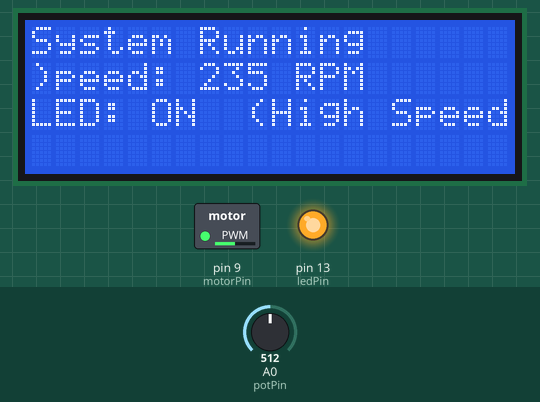
A sketch run on a simulated Arduino Uno, built with avr-gcc and run on an emulated ATmega328P. Shown: 20×4 character LCD, switched loads named in the sketch (green lamp = pin HIGH), output pins drawn as LEDs (lit = HIGH). Inputs (shaded band) come from the test bench; at power-on: A0 (potPin) = 512.

Above: at 7.2 s.
7.3 s: A0 (potPin) set to 489
At 7.9 s:
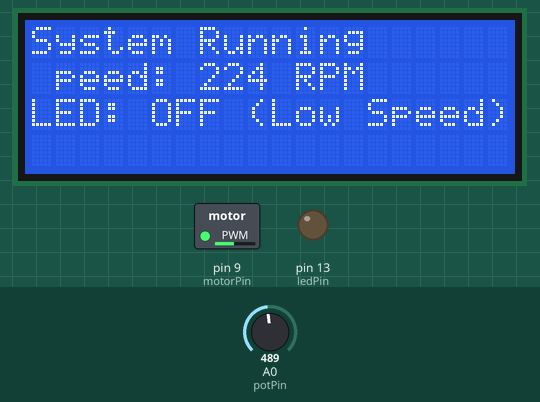
8.8 s: A0 (potPin) set to 716
At 10.2 s:
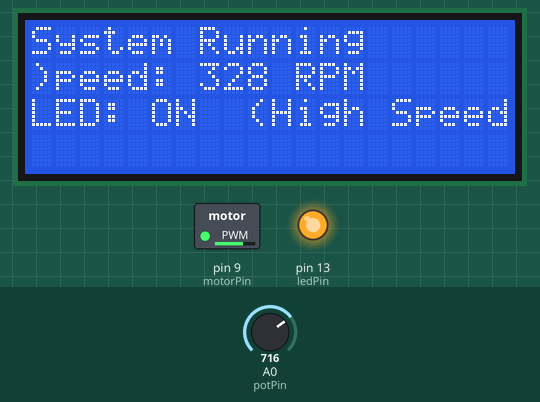
10.5 s: A0 (potPin) set to 900
At 11.7 s:
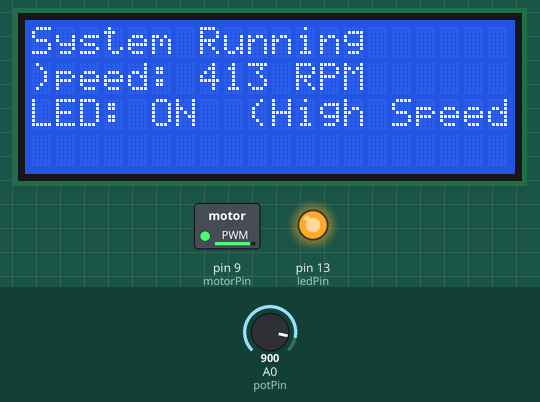
12.1 s: A0 (potPin) set to 220
At 12.5 s:
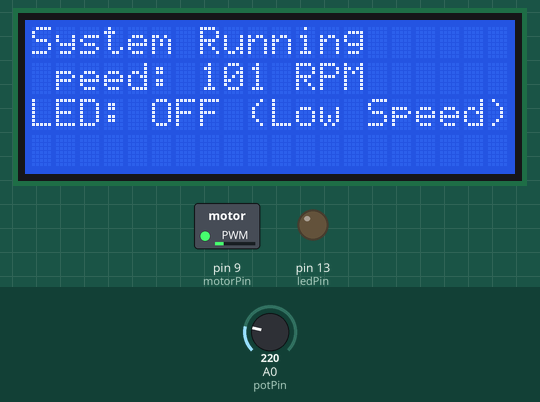
13.6 s: A0 (potPin) set to 0
At 14.9 s:
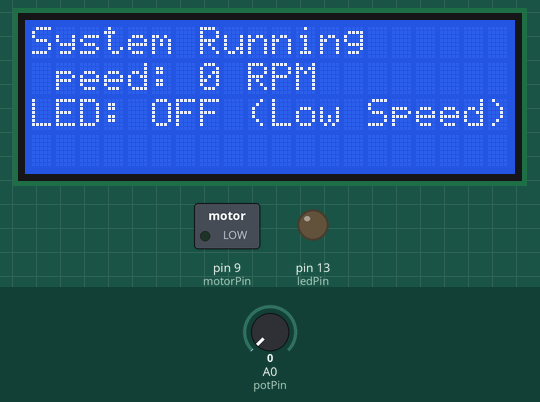
Timing chart, 0 to 16.2 s (numbered marks = the images above; inputs shaded):
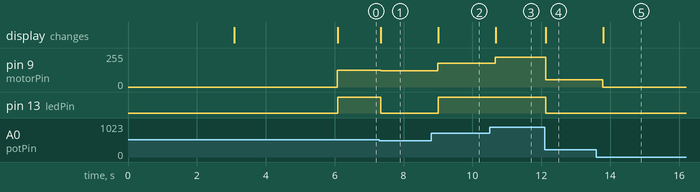

The sketch:

project_final.ino
```cpp
#include <LiquidCrystal.h>

LiquidCrystal lcd(12, 11, 5, 4, 3, 2);

const int potPin = A0;
const int motorPin = 9;
const int ledPin = 13;

void setup() {

  pinMode(motorPin, OUTPUT);
  pinMode(ledPin, OUTPUT);

  lcd.begin(20,4);
  lcd.setCursor(0, 0);
  lcd.print("Priject #16");
  lcd.setCursor(0, 1);
  lcd.print("Industrial Motor");
  lcd.setCursor(0, 2);
  lcd.print("Speed Controller");
  delay(3000);
  lcd.clear();

  // show students info
  lcd.setCursor(0, 0);
  lcd.print("S1: Nada Alsaqqa");
  lcd.setCursor(0, 1);
  lcd.print("ID: 220212836");
  lcd.setCursor(0, 2);
  lcd.print("S2: Haneen Awad");
  lcd.setCursor(0, 3);
   lcd.print("ID: 220212135");
  delay(3000);
  lcd.clear();
}

void loop() {
  int potValue = analogRead(potPin); // read potentiometer
  // Map potentiometer value to PWM range (0-255) for motor speed
  int speedPWM = map(potValue, 0, 1023, 0, 255);
  // Map potentiometer value to simulated RPM range (0-470) for display
  int rpm = map(potValue, 0, 1023, 0, 470);
  // Send PWM signal to transistor to control motor speed
  analogWrite(motorPin, speedPWM);

  lcd.setCursor(0, 0);
  lcd.print("System Running ");

  // Row 2: Current RPM
  lcd.setCursor(0, 1);
  lcd.print("Speed: ");
  lcd.print(rpm);
  lcd.print(" RPM        ");

  // Row 3: LED indicator status
  lcd.setCursor(0, 2);
  if (rpm >= 230) {
    digitalWrite(ledPin, HIGH);
    lcd.print("LED: ON  (High Speed)");
  } else {
    digitalWrite(ledPin, LOW);
    lcd.print("LED: OFF (Low Speed) ");
  }

  delay(200);
}
```

Measured:
- the behaviour switches between 501 and 500 on A0 (potPin) (found by bisection; images 0 and 1)
- after the input at 7.3 s, pin 9 (motorPin): 127/255 → 121/255 at once; pin 13 (ledPin): HIGH → LOW at once; the display: changes at once (image 1)
- after the input at 8.8 s, pin 9 (motorPin): 121/255 → 178/255 after 0.20 s; pin 13 (ledPin): LOW → HIGH after 0.20 s; the display: changes after 0.21 s (image 2)
- after the input at 10.5 s, pin 9 (motorPin): 178/255 → 224/255 after 0.16 s; the display: changes after 0.17 s (image 3)
- after the input at 12.1 s, pin 9 (motorPin): 224/255 → 54/255 at once; pin 13 (ledPin): HIGH → LOW at once; the display: changes at once (image 4)
- after the input at 13.6 s, pin 9 (motorPin): 54/255 → 0/255 after 0.19 s; the display: changes after 0.20 s (image 5)
